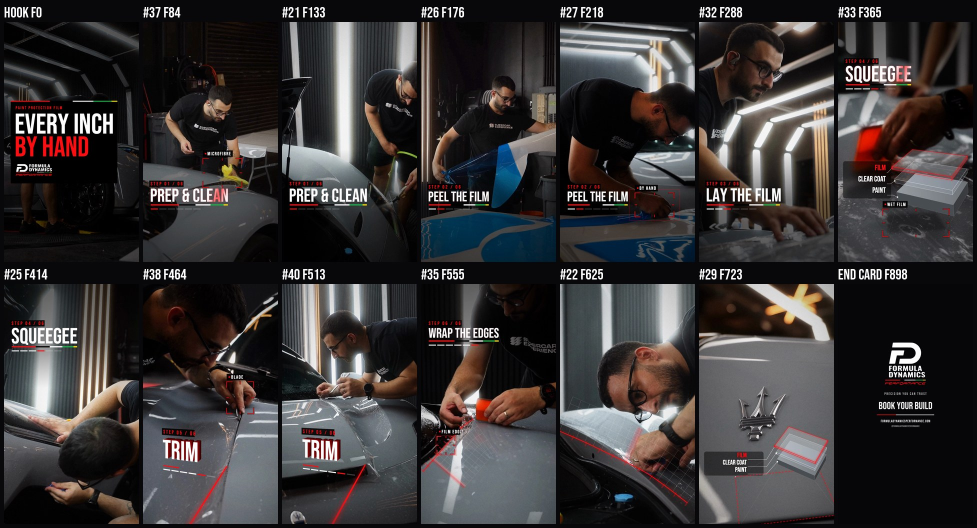
#> input picture formula-dynamics/16-commercials/locked-on-abc/per-shot-sheet-v2.jpg, 1954 x 1056 px, given in place of 00000.jpg, which was not available (shown at 1/2 size)
$ python track30.py per-shot-sheet-v2.jpg 5
#> lines starting #> are read from the running program, lines starting #| are printed output that depends on the picture; pictures that were not available may be replaced by others from this repository, and a replacement may not be noted
"""Per-frame homography (ref frame -> frame i) for a plate by masked ECC (intensity alignment), chained outward from the
reference frame (each frame starts from its neighbour's estimate). Mask = rigid body regions only (no glare, no hands).
   python3 track30.py c20 60 x0,y0,x1,y1 ...   -> tracks/<key>.json (list of 3x3, ref -> frame)"""
import json, sys, numpy as np, cv2
import os
key, ref = sys.argv[1], int(sys.argv[2]); boxes = [tuple(map(int, b.split(','))) for b in sys.argv[3:]]
PD = os.environ.get("PLATE_DIR", f"plates/{key}/{key}"); N = len([f for f in os.listdir(PD) if f.endswith(".jpg")])
S = 0.5
def load(i):
#> called with i = 0
    g = cv2.cvtColor(cv2.imread(f"{PD}/{i:05d}.jpg"), cv2.COLOR_BGR2GRAY).astype(np.float32)
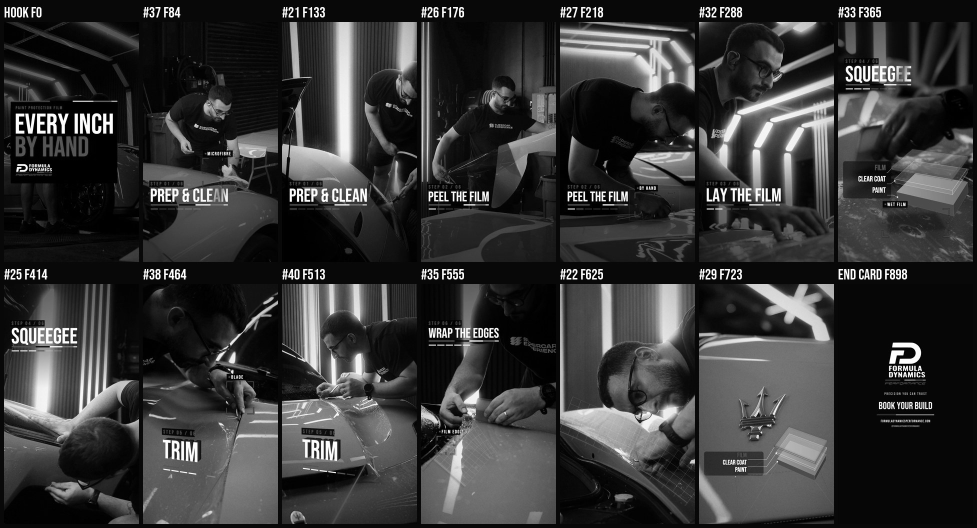
#> g: shape (1056, 1954) float32 (shown at 1/2 size); min 0, max 255, mean 54.7
    g = cv2.resize(g, None, fx=S, fy=S, interpolation=cv2.INTER_AREA)
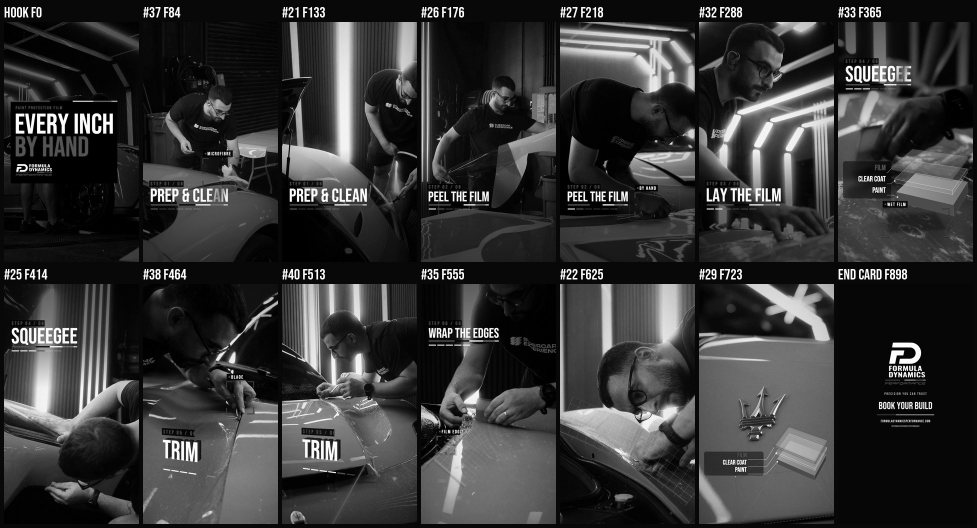
#> g: shape (528, 977) float32; min 0, max 255, mean 54.7
    return cv2.GaussianBlur(g, (0, 0), 1.2)
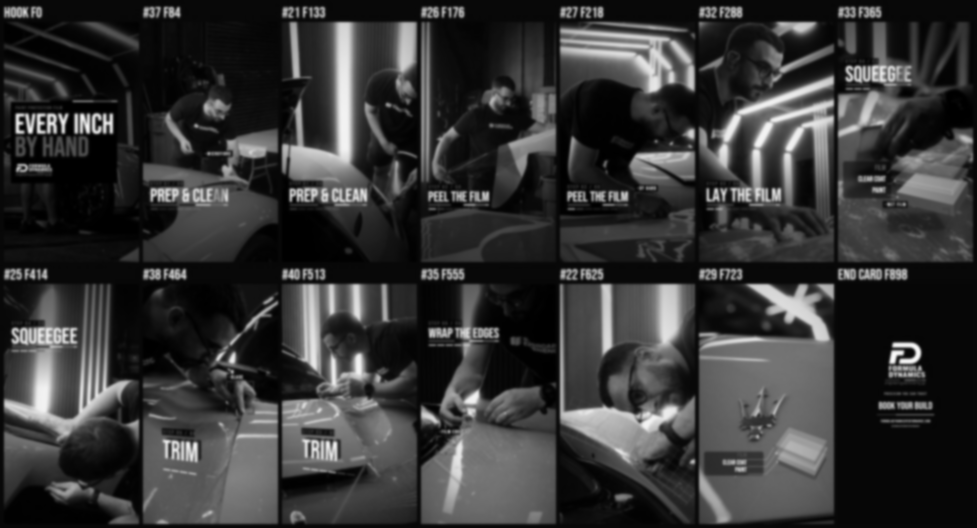
#> returned value: shape (528, 977) float32; min 0, max 250.2, mean 54.7
fr = [load(i) for i in range(N)]
#> fr = 1 item
mask = np.zeros(fr[0].shape, np.uint8)
for x0, y0, x1, y1 in boxes: mask[int(y0 * S):int(y1 * S), int(x0 * S):int(x1 * S)] = 255
Sm = np.diag([S, S, 1.0]); Si = np.linalg.inv(Sm)
H = {ref: np.eye(3)}
crit = (cv2.TERM_CRITERIA_EPS | cv2.TERM_CRITERIA_COUNT, 200, 1e-6)
for step in (1, -1):
    W = np.eye(3, dtype=np.float32); i = ref + step
    while 0 <= i < N:
        # warp maps template(ref) coords -> input(frame) coords with WARP_INVERSE_MAP semantics: findTransformECC(template, input)
        MOT = os.environ.get("MOTION", "homography")
        try:
            if MOT == "affine":
                W2 = W[:2].copy() if W.shape[0] == 3 else W
                cc, W2 = cv2.findTransformECC(fr[ref], fr[i], W2, cv2.MOTION_AFFINE, crit, mask, 5)
                W = np.vstack([W2, [0, 0, 1]]).astype(np.float32)
            else:
                cc, W = cv2.findTransformECC(fr[ref], fr[i], W, cv2.MOTION_HOMOGRAPHY, crit, mask, 5)
        except cv2.error:
            cc = -1; print(i, "ECC failed: keeping the neighbour's estimate", flush=True)
        H[i] = Si @ W.astype(np.float64) @ Sm
        print(i, "cc %.4f" % cc, flush=True) if i % 10 == 0 else None
        i += step
#> after the loop, H = {5: [[1, 0, 0], [0, 1, 0], [0, 0, 1]]}
if os.environ.get("CHAIN"):                          # chained: each frame aligned to its neighbour (mask carried by the track)
    H = {ref: np.eye(3)}
    for step in (1, -1):
        i = ref + step
        while 0 <= i < N:
            j = i - step; Hj = H[j]; Wl = np.eye(3, dtype=np.float32)
            mj = cv2.warpPerspective(mask, (Sm @ Hj @ Si).astype(np.float64), mask.shape[::-1], flags=cv2.INTER_NEAREST)
            try:
                if os.environ.get("MOTION", "homography") == "affine":
                    cc, W2 = cv2.findTransformECC(fr[j], fr[i], np.eye(2, 3, dtype=np.float32), cv2.MOTION_AFFINE, crit, mj, 5)
                    Wl = np.vstack([W2, [0, 0, 1]])
                else:
                    cc, Wl = cv2.findTransformECC(fr[j], fr[i], Wl, cv2.MOTION_HOMOGRAPHY, crit, mj, 5)
            except cv2.error:
                cc = -1
            H[i] = (Si @ Wl.astype(np.float64) @ Sm) @ Hj
            if i % 10 == 0: print("chain", i, "cc %.4f" % cc, flush=True)
            i += step
#> (the run stopped early here; a loop or call above may not have finished)
